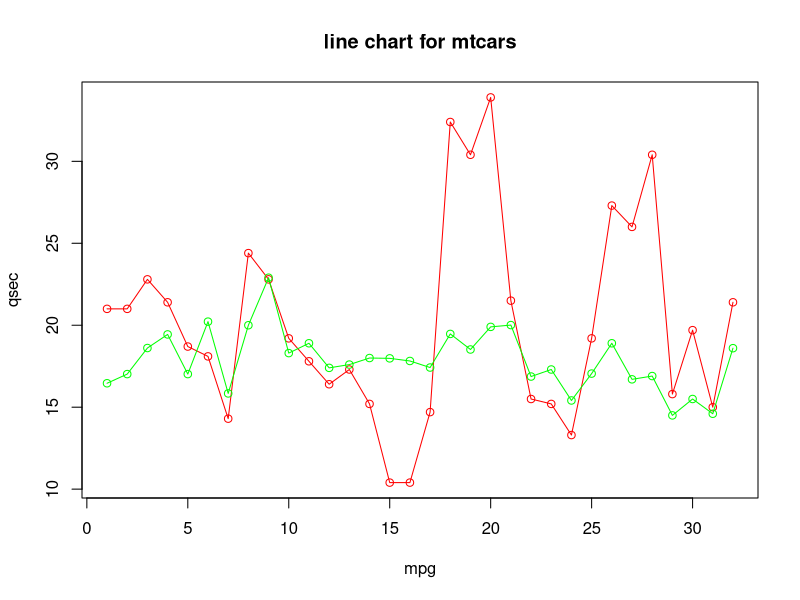

Recreate this plot in R.
m=mtcars
plot(m$mpg,type = "o",col = "red", xlab = "mpg", ylab = "qsec",
     main = "line chart for mtcars")
lines(m$qsec, type = "o", col = "green")